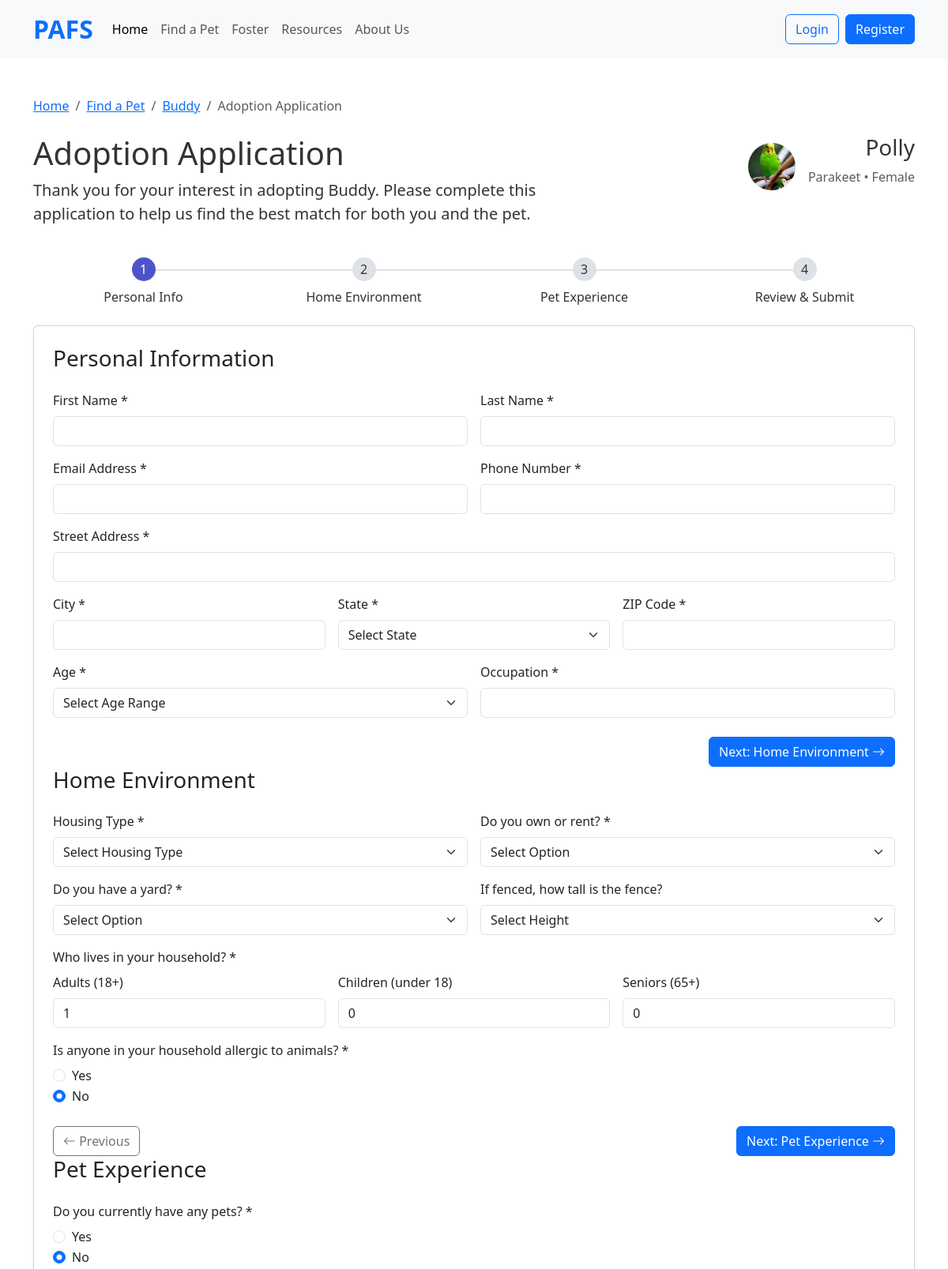
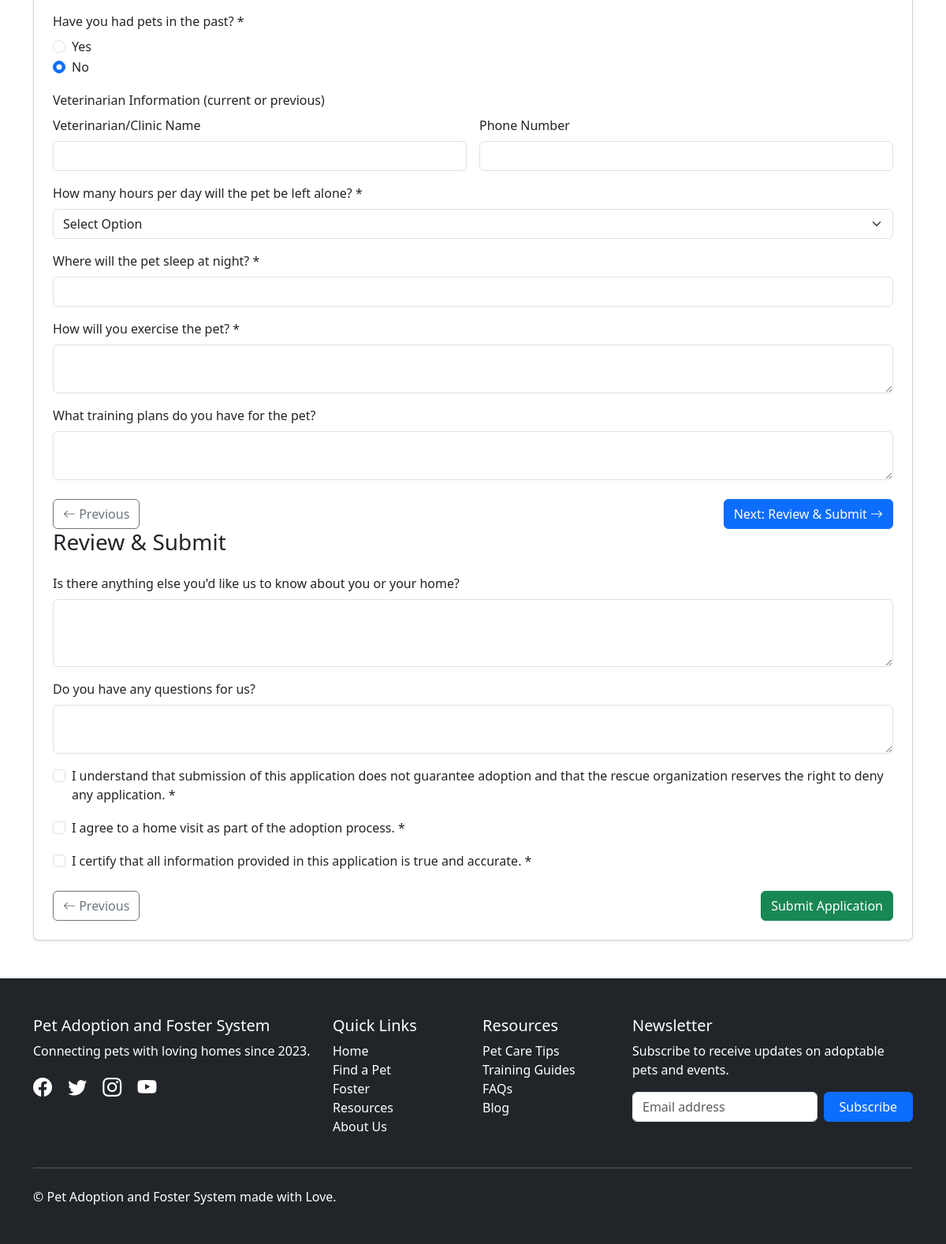
/adoption-application.php?pet_id=4, run on the app's committed database (2 pictures, top to bottom).
### tables this page shows
CREATE TABLE `pets` (
  `pet_id` int(11) UNSIGNED NOT NULL,
  `name` varchar(100) NOT NULL,
  `pet_type` varchar(50) NOT NULL,
  `breed` varchar(100) DEFAULT NULL,
  `age` varchar(20) DEFAULT NULL,
  `size` varchar(20) DEFAULT NULL,
  `gender` varchar(10) DEFAULT NULL,
  `location` varchar(100) DEFAULT NULL,
  `status` enum('adoptable','foster') NOT NULL DEFAULT 'adoptable',
  `description` text DEFAULT NULL,
  `image_url` varchar(255) DEFAULT NULL,
  `shelter_name` varchar(100) DEFAULT NULL,
  `distance` varchar(50) DEFAULT NULL
);

### adoption-application.php (the view, shortened to what the rows shown need)
<?php
$servername = "localhost";
$username = "root";
$password = "";
$dbname = "pet_adoption";
$conn = new mysqli($servername, $username, $password, $dbname);
$pet_id = filter_input(INPUT_GET, 'pet_id', FILTER_SANITIZE_NUMBER_INT);
$sql = "SELECT name, breed, gender, image_url FROM pets WHERE pet_id = ?";
$stmt = $conn->prepare($sql);
$stmt->bind_param("i", $pet_id);
$stmt->execute();
$result = $stmt->get_result();
$pet = $result->fetch_assoc();
?>
<!DOCTYPE html>
<html lang="en">
<head>
    <link href="https://cdn.jsdelivr.net/npm/bootstrap@5.3.0/dist/css/bootstrap.min.css" rel="stylesheet">
    <link rel="stylesheet" href="https://cdn.jsdelivr.net/npm/bootstrap-icons@1.11.0/font/bootstrap-icons.css">
    <link rel="stylesheet" href="styles.css">
</head>
<body>
    <section class="py-5">
        <div class="container">
            <div class="row mb-4">
                <div class="col-md-8">
                    <h1>Adoption Application</h1>
                </div>
                <div class="col-md-4 text-md-end">
                    <div class="d-flex align-items-center justify-content-md-end">
                    <img src="<?php echo htmlspecialchars($pet['image_url']); ?>" alt="<?php echo htmlspecialchars($pet['name']); ?>" class="rounded-circle" width="60" height="60" style="object-fit: cover;">
                    <div class="ms-3">
                        <h3><?php echo htmlspecialchars($pet['name']); ?></h3>
                        <p class="text-muted"><?php echo htmlspecialchars($pet['breed']); ?> • <?php echo htmlspecialchars(ucfirst($pet['gender'])); ?></p>
                        </div>
                    </div>
                </div>
            </div>
        </div>
    </section>
</body>
</html>

### data on the page
pets: image_url (picture), name "Polly", breed "Parakeet", gender "Female"
